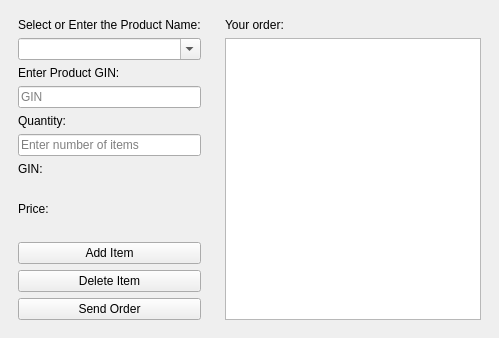
<?xml version="1.0" encoding="UTF-8"?>
<ui version="4.0">
 <class>MainWindow</class>
 <widget class="QMainWindow" name="MainWindow">
  <property name="windowTitle">
   <string>Mlane Delivery</string>
  </property>
  <widget class="QWidget" name="centralwidget">
   <layout class="QHBoxLayout" name="horizontalLayout">
    <item>
     <widget class="QWidget" name="leftPanel">
      <layout class="QVBoxLayout" name="leftLayout">

       <item>
        <widget class="QLabel" name="label_product">
         <property name="text">
          <string>Select or Enter the Product Name:</string>
         </property>
        </widget>
       </item>

       <item>
        <widget class="QComboBox" name="productDropdown">
         <property name="editable">
          <bool>true</bool>
         </property>
        </widget>
       </item>

       <item>
        <widget class="QLabel" name="label_gin_input">
         <property name="text">
          <string>Enter Product GIN:</string>
         </property>
        </widget>
       </item>

       <item>
        <widget class="QLineEdit" name="ginInput">
         <property name="placeholderText">
          <string>GIN</string>
         </property>
        </widget>
       </item>

       <item>
        <widget class="QLabel" name="label_quantity">
         <property name="text">
          <string>Quantity:</string>
         </property>
        </widget>
       </item>

       <item>
        <widget class="QLineEdit" name="quantityInput">
         <property name="placeholderText">
          <string>Enter number of items</string>
         </property>
        </widget>
       </item>

       <item>
        <widget class="QLabel" name="label_gin">
         <property name="text">
          <string>GIN:</string>
         </property>
        </widget>
       </item>

       <item>
        <widget class="QLabel" name="ginLabel">
         <property name="text">
          <string></string>
         </property>
        </widget>
       </item>

       <item>
        <widget class="QLabel" name="label_price">
         <property name="text">
          <string>Price:</string>
         </property>
        </widget>
       </item>

       <item>
        <widget class="QLabel" name="priceLabel">
         <property name="text">
          <string></string>
         </property>
        </widget>
       </item>

       <item>
        <widget class="QPushButton" name="addButton">
         <property name="text">
          <string>Add Item</string>
         </property>
        </widget>
       </item>

       <item>
        <widget class="QPushButton" name="deleteButton">
         <property name="text">
          <string>Delete Item</string>
         </property>
        </widget>
       </item>

       <item>
        <widget class="QPushButton" name="sendButton">
         <property name="text">
          <string>Send Order</string>
         </property>
        </widget>
       </item>

      </layout>
     </widget>
    </item>

    <item>
     <widget class="QWidget" name="rightPanel">
      <layout class="QVBoxLayout" name="rightLayout">

       <item>
        <widget class="QLabel" name="label_order">
         <property name="text">
          <string>Your order:</string>
         </property>
        </widget>
       </item>

       <item>
        <widget class="QListWidget" name="itemsList"/>
       </item>

      </layout>
     </widget>
    </item>

   </layout>
  </widget>
 </widget>
 <resources/>
 <connections/>
</ui>
